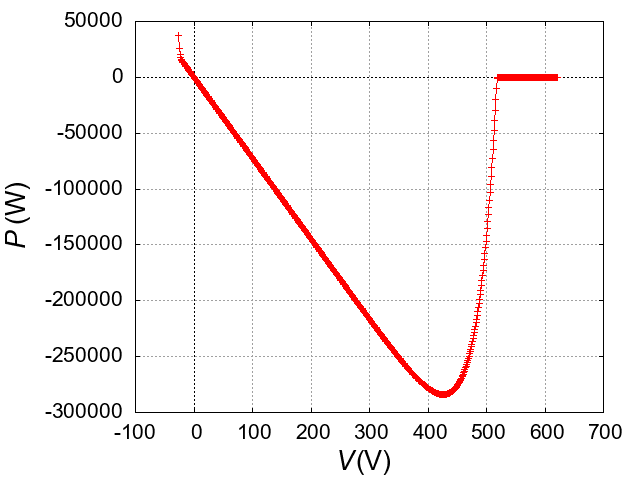

The gnuplot source for this figure:
#set bmargin at screen 0.3

#set xlabel "{/Arial:Italic=20 {/Symbol l} (nm)}" offset -0.5
#set xlabel "{/Arial:Italic=20 x ({/Symbol m}m)}" offset -0.5
set xlabel "{/Arial:Italic=20 V} {/Arial:Roman=20 (V)}" offset -0.5
#set xlabel "{/Arial:Italic=20 n (cm^{-3})}" offset 0, graph -0.1

#set ylabel "{/Arial:Italic=20 {/Symbol j}} {/Arial:Roman=20 (V)}" offset 0
#set ylabel "{/Arial:Italic=20 E} {/Arial:Roman=20 (V/m)}" offset 0
#set ylabel "{/Arial:Italic=20 I} {/Arial:Roman=20 (A)}" offset 0
set ylabel "{/Arial:Italic=20 P} {/Arial:Roman=20 (W)}" offset 0
#set ylabel "{/Arial:Italic=20 n} {/Arial:Roman=20 (/cm^3)}" offset 0
#set ylabel "{/Arial:Italic=20 p} {/Arial:Roman=20 (/cm^3)}" offset 0
#set ylabel "{/Arial:Italic=20 J_n} {/Arial:Roman=20 (A/cm^2)}" offset 0
#set ylabel "{/Arial:Italic=20 J_p} {/Arial:Roman=20 (A/cm^2)}" offset 0
#set ylabel "{/Arial:Italic=20 I_0 {/Arial:Roman=20 (s^{-1}m^{-3})}" offset 0.5
#set ylabel "{/Arial:Italic=20 I_0 {/Arial:Roman=20 (s^{-1}cm^{-2}nm^{-1})}" offset 0.5
#set ylabel "{/Arial:Italic=20 G {/Arial:Roman=20 (s^{-1}cm^{-3})}" offset 0.5
#set ylabel "{/Arial:Italic=20 U {/Arial:Roman=20 (s^{-1}cm^{-3})}" offset 0.5

set colorsequence classic
set grid
#set logscale xy

set xzeroaxis
set yzeroaxis

#set yrange [-1:12]

#set xtics rotate by 90 offset 0, graph -0.25

#set key left top
#set key right top

set terminal png enhanced font "Arial,16"

#set output "result_phi.png"
set output "sg_PV.png"
#set output "result_n.png"
#set output "result_p.png"
#set output "result_Jn.png"
#set output "result_Jp.png"
#set output "generation_alpha.png"
#set output "generation_I0.png"
#set output "generation_G.png"
#set output "recombination_U-n.png"

#plot "result.dat" using ($2*1.0E6):($8) with linespoints title "{/Arial:Italic=20 {/Symbol j}}"
plot "sg_PV.dat" using ($2):($4) with linespoints notitle
#plot "result.dat" using ($2*1.0E6):($10*1.0E-6) with linespoints title "n"
#plot "result.dat" using ($2*1.0E6):($12*1.0E-6) with linespoints title "p"
#plot "result.dat" using ($2*1.0E6):($4*1.0E-4) with linespoints title "J_n"
#plot "result.dat" using ($2*1.0E6):($6*1.0E-4) with linespoints title "J_p"
#plot "generation_alpha.dat" using ($2):($4) with linespoints notitle
#plot "generation_I0.dat" using ($2):($4*1.0E-13) with linespoints notitle
#plot "generation_G.dat" using ($2*1.0E6):($4*1.0E-6) with linespoints notitle
# plot "recombination_U-n_pE17.dat" using ($2):($4) with linespoints title "p=1.0E17",\
# "recombination_U-n_pE20.dat" using ($2):($4) with linespoints title "p=1.0E20",\
# "recombination_U-n_pE23.dat" using ($2):($4) with linespoints title "p=1.0E23"
